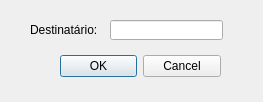
<?xml version="1.0" encoding="UTF-8"?>
<ui version="4.0">
 <class>nova_msg</class>
 <widget class="QDialog" name="nova_msg">
  <property name="geometry">
   <rect>
    <x>0</x>
    <y>0</y>
    <width>263</width>
    <height>102</height>
   </rect>
  </property>
  <property name="windowTitle">
   <string>Dialog</string>
  </property>
  <widget class="QDialogButtonBox" name="buttonBox">
   <property name="geometry">
    <rect>
     <x>60</x>
     <y>50</y>
     <width>161</width>
     <height>32</height>
    </rect>
   </property>
   <property name="orientation">
    <enum>Qt::Horizontal</enum>
   </property>
   <property name="standardButtons">
    <set>QDialogButtonBox::Cancel|QDialogButtonBox::Ok</set>
   </property>
  </widget>
  <widget class="QLabel" name="labelDestinatario">
   <property name="geometry">
    <rect>
     <x>30</x>
     <y>20</y>
     <width>71</width>
     <height>20</height>
    </rect>
   </property>
   <property name="font">
    <font>
     <pointsize>9</pointsize>
    </font>
   </property>
   <property name="text">
    <string>Destinatário:</string>
   </property>
  </widget>
  <widget class="QLineEdit" name="lineEditDestinatario">
   <property name="geometry">
    <rect>
     <x>110</x>
     <y>20</y>
     <width>113</width>
     <height>20</height>
    </rect>
   </property>
  </widget>
 </widget>
 <resources/>
 <connections>
  <connection>
   <sender>buttonBox</sender>
   <signal>accepted()</signal>
   <receiver>nova_msg</receiver>
   <slot>accept()</slot>
   <hints>
    <hint type="sourcelabel">
     <x>248</x>
     <y>254</y>
    </hint>
    <hint type="destinationlabel">
     <x>157</x>
     <y>274</y>
    </hint>
   </hints>
  </connection>
  <connection>
   <sender>buttonBox</sender>
   <signal>rejected()</signal>
   <receiver>nova_msg</receiver>
   <slot>reject()</slot>
   <hints>
    <hint type="sourcelabel">
     <x>316</x>
     <y>260</y>
    </hint>
    <hint type="destinationlabel">
     <x>286</x>
     <y>274</y>
    </hint>
   </hints>
  </connection>
 </connections>
</ui>
